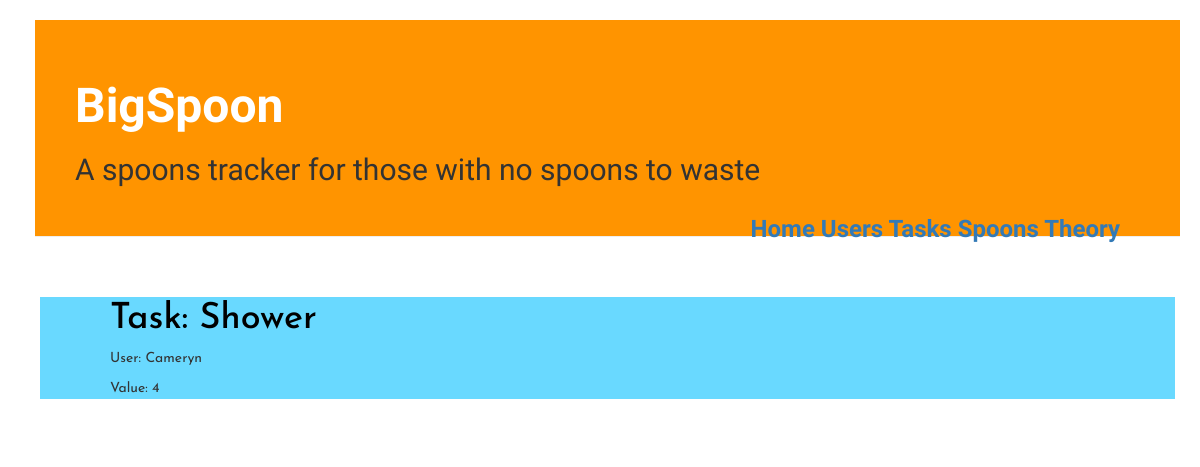
The page /task/3/ on the database its author committed.
### spoons/models.py (models this page shows, shortened)
class SpoonTask(models.Model):
    task_key = models.AutoField(primary_key=True)
    task_user = models.ForeignKey('auth.User')
    task = models.CharField(max_length=20,
    )
    value = models.PositiveIntegerField()

### spoons/views.py (the view)
# urls.py: url(r'^task/(?P<pk>\d+)/$', views.task_detail, name='task_detail'),
def task_detail(request, pk):
    task = SpoonTask.objects.get(pk=pk)
    return render(request, 'spoons/task_detail.html', {'task': task})

### spoons/templates/spoons/task_detail.html
{% extends 'spoons/base.html' %}
{% block content %}
    <div class="info">
      <div class="task">
        <h1><a href="{% url 'task_detail' pk=task.task_key %}">Task: {{task.task}}</a></h1>
        <p>User: {{task.task_user}}</p>
        <p>Value: {{task.value}}</a></p>
      </div>
    </div>
{% endblock %}

### spoons/static/css/styles.css (style rules this page uses)
h1 a { color: #FCA205; font-family: 'Amatic SC'; font-style: normal; }
body { padding-left: 15px; }
.info { margin-left: 40px; margin-right: 40px; background-color: #69D9FF; font-family: 'Josefin Sans'; }
h1, h2, h3, h4 { font-family: 'Amatic SC', cursive; }
.user, .task { margin: 40px 40px 40px 70px; }
.user h1 a, .user h1 a:visited, .task h1 a, .task h1 a:visited { color: #000000; font-family: 'Josefin Sans'; }

### rows shown on the page
SpoonTask: task "Shower", task_user "Cameryn", value "4"
